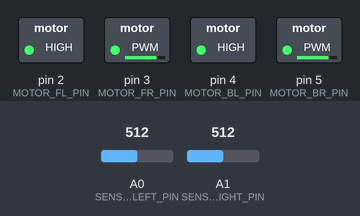
Recording of a sketch running on a simulated Arduino Uno, built with avr-gcc and run on an emulated ATmega328P. Parts: switched loads named in the sketch (green lamp = pin HIGH). The test bench sets the inputs (shaded band); at power-on: A0 (SENSOR_LEFT_PIN) = 512, A1 (SENSOR_RIGHT_PIN) = 512.

Above: at 1.2 s.
1.3 s: A0 (SENSOR_LEFT_PIN) set to 710
At 2.3 s:
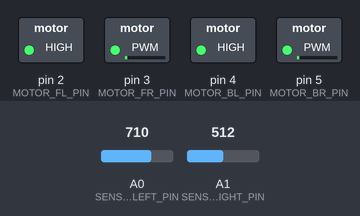
2.8 s: A1 (SENSOR_RIGHT_PIN) set to 306
At 3.7 s:
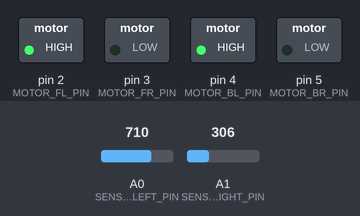
4.3 s: A0 (SENSOR_LEFT_PIN) set to 521
5.8 s: A0 (SENSOR_LEFT_PIN) set to 496
At 7.0 s:
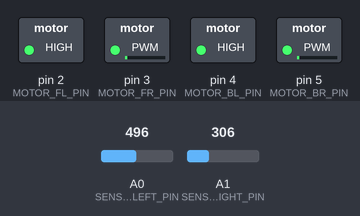
7.3 s: A1 (SENSOR_RIGHT_PIN) set to 710
At 8.1 s:
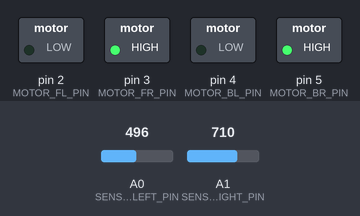
8.8 s: A1 (SENSOR_RIGHT_PIN) set to 582
10.3 s: A1 (SENSOR_RIGHT_PIN) set to 554
At 10.6 s:
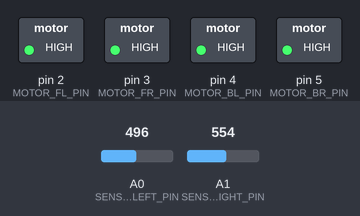
Timing chart, 0 to 12.8 s (numbered marks = the images above; inputs shaded):
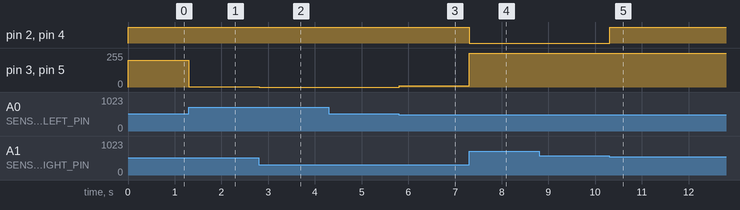

The sketch:

main.ino
```cpp
// Motor pin definitions
#define MOTOR_FL_PIN 2 // Front-left motor
#define MOTOR_FR_PIN 3 // Front-right motor
#define MOTOR_BL_PIN 4 // Back-left motor
#define MOTOR_BR_PIN 5 // Back-right motor

// Sensor pin definitions
#define SENSOR_LEFT_PIN A0
#define SENSOR_RIGHT_PIN A1

// Sensor threshold
#define LINE_THRESHOLD 700 // Adjust as needed

// Motor speed
#define MOTOR_SPEED 200 // Adjust as needed

void setup() {
  // Set motor pins as output
  pinMode(MOTOR_FL_PIN, OUTPUT);
  pinMode(MOTOR_FR_PIN, OUTPUT);
  pinMode(MOTOR_BL_PIN, OUTPUT);
  pinMode(MOTOR_BR_PIN, OUTPUT);

  // Set sensor pins as input
  pinMode(SENSOR_LEFT_PIN, INPUT);
  pinMode(SENSOR_RIGHT_PIN, INPUT);
}

void loop() {
  // Read sensor values
  int leftSensor = analogRead(SENSOR_LEFT_PIN);
  int rightSensor = analogRead(SENSOR_RIGHT_PIN);

  // Calculate error
  int error = leftSensor - rightSensor;

  // Adjust motor speeds based on error
  int leftSpeed = MOTOR_SPEED + error;
  int rightSpeed = MOTOR_SPEED - error;

  // Apply motor speeds
  // Front motors
  analogWrite(MOTOR_FL_PIN, constrain(leftSpeed, 0, 255));
  analogWrite(MOTOR_FR_PIN, constrain(rightSpeed, 0, 255));
  // Back motors
  analogWrite(MOTOR_BL_PIN, constrain(leftSpeed, 0, 255));
  analogWrite(MOTOR_BR_PIN, constrain(rightSpeed, 0, 255));

  // Delay for stability
  delay(10);
}
```

Measured:
- the behaviour switches between 569 and 568 on A1 (SENSOR_RIGHT_PIN) (found by bisection; images 4 and 5)
- after the input at 1.3 s, pin 3 (MOTOR_FR_PIN), pin 5 (MOTOR_BR_PIN): 200/255 → 2/255 at once
- after the input at 2.8 s, pin 3 (MOTOR_FR_PIN), pin 5 (MOTOR_BR_PIN): 2/255 → 0/255 at once
- after the input at 4.3 s, every drawn part: stays the same
- after the input at 5.8 s, pin 3 (MOTOR_FR_PIN), pin 5 (MOTOR_BR_PIN): 0/255 → 10/255 at once
- after the input at 7.3 s, pin 2 (MOTOR_FL_PIN), pin 4 (MOTOR_BL_PIN): HIGH → LOW at once; pin 3 (MOTOR_FR_PIN), pin 5 (MOTOR_BR_PIN): 10/255 → 255/255 at once
- after the input at 8.8 s, every drawn part: stays the same
- after the input at 10.3 s, pin 2 (MOTOR_FL_PIN), pin 4 (MOTOR_BL_PIN): LOW → HIGH at once
